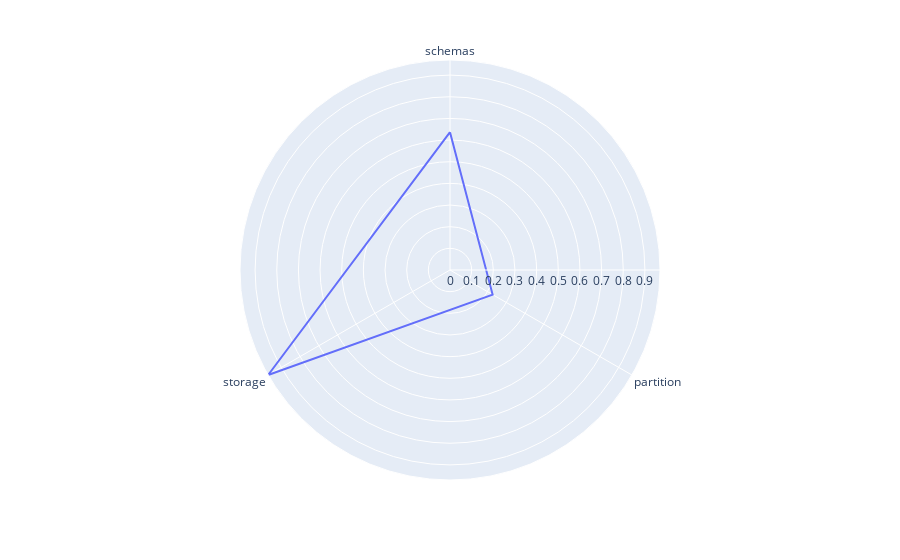

Write notebook code for a chart like this one.
### Code cell
storageSDRank.plotRadar()

### Figure 1 — Plotly figure (JSON) as saved in the notebook; plotly's stock layout.template omitted (floating-point values rounded to 4 significant figures)
{"data": [{"hovertemplate": "r=%{r}<br>theta=%{theta}<extra></extra>", "legendgroup": "", "line": {"color": "#636efa", "dash": "solid"}, "marker": {"symbol": "circle"}, "mode": "lines", "name": "", "r": [0.6364, 0.2273, 0.9697, 0.6364], "showlegend": false, "subplot": "polar", "theta": ["schemas", "partition", "storage", "schemas"], "type": "scatterpolar"}], "layout": {"legend": {"tracegroupgap": 0}, "margin": {"t": 60}, "polar": {"angularaxis": {"direction": "clockwise", "rotation": 90}, "domain": {"x": [0, 1], "y": [0, 1]}}}}
